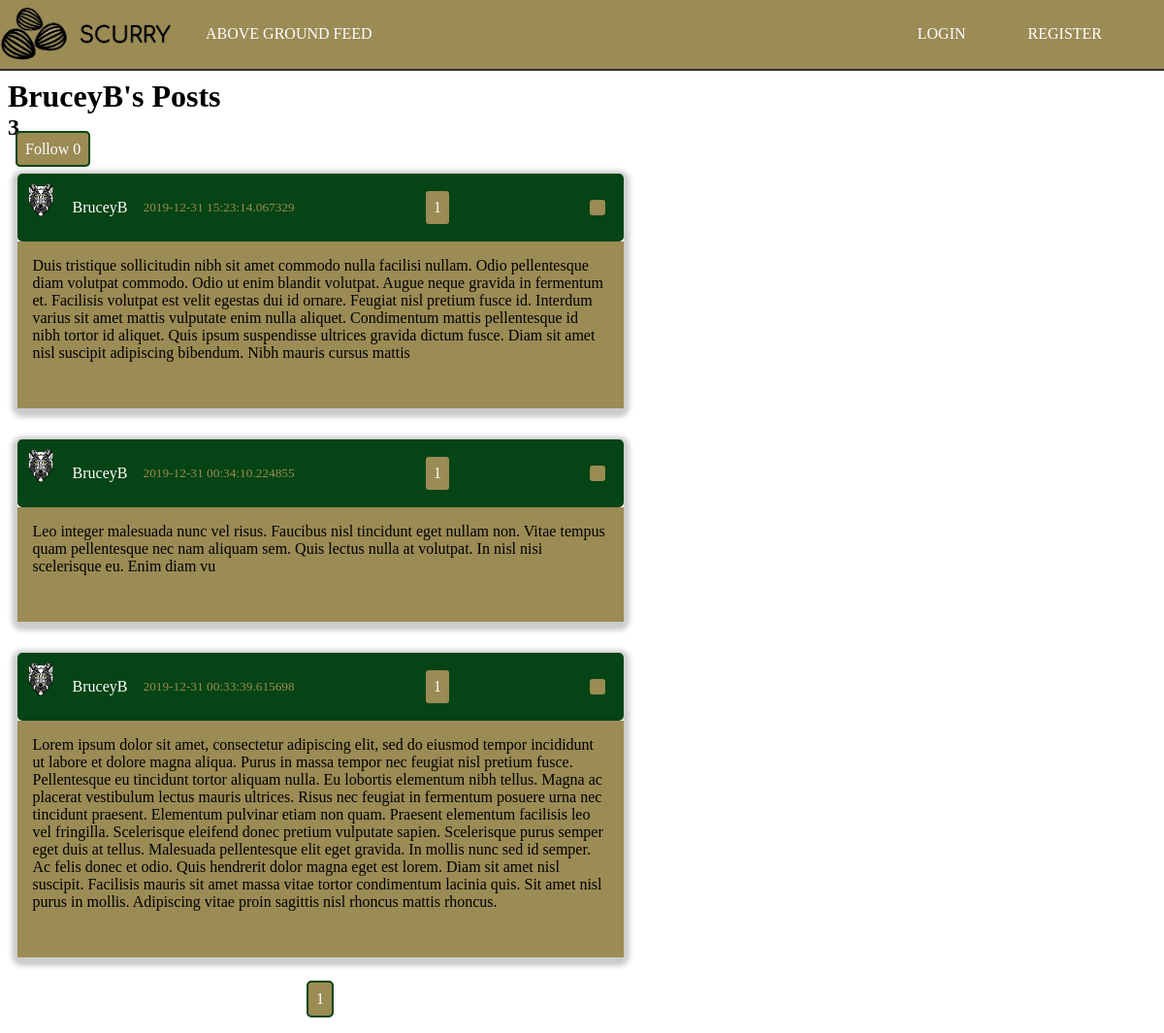
Before: /user/BruceyB with the older database file.
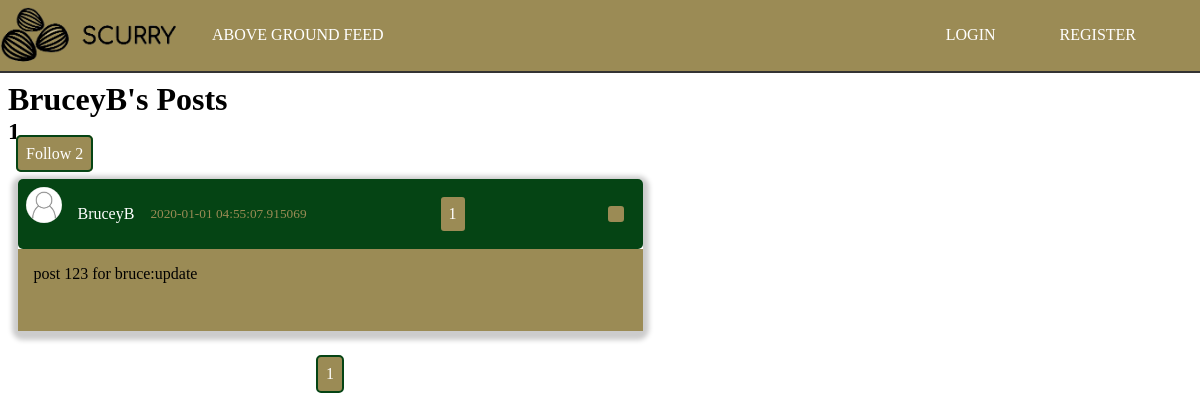
After: the same page with the newer database file.
### scurry/models.py (models this page shows, shortened)
class Post(db.Model):
    id = db.Column(db.Integer, primary_key=True)
    content = db.Column(db.Text, nullable=False)
    date_posted = db.Column(db.DateTime, nullable=False, default=datetime.utcnow)
    user_id = db.Column(db.Integer, db.ForeignKey('user.id'), nullable=False)
    private = db.Column(db.Boolean, default=False, nullable=False)
    likes = db.relationship('PostLike', backref='post', lazy='dynamic')

class User(db.Model, UserMixin):
    id = db.Column(db.Integer, primary_key=True)
    username = db.Column(db.String(20), unique=True, nullable=False)
    email = db.Column(db.String(120), unique=True, nullable=False)
    image_file = db.Column(db.String(20), nullable=False, default='noprofile.jpg')
    password = db.Column(db.String(60), nullable=False)
    posts = db.relationship('Post', backref='author', lazy=True)
    followed = db.relationship(
        'User', secondary=followers,
        primaryjoin=(followers.c.follower_id == id),
        secondaryjoin=(followers.c.followed_id == id),
        backref=db.backref('followers', lazy='dynamic'), lazy='dynamic')
    liked = db.relationship(
        'PostLike',
        foreign_keys='PostLike.user_id',
        backref='user', lazy='dynamic')

### scurry/users/routes.py (the view)
@users.route('/user/<string:username>')
def user_posts(username):
    postForm = PostForm()
    page = request.args.get('page', 1, type=int)
    user = User.query.filter_by(username=username).first_or_404()
    posts = Post.query.filter_by(author=user)\
        .order_by(Post.date_posted.desc())\
        .paginate(page=page, per_page=5)
    return render_template('user_posts.html', postForm=postForm, posts=posts, user=user)

### scurry/templates/user_posts.html (shortened to what this page needs)
{% extends "layout.html" %}
{% block content %}
<div class="container">
    <h1>{{ user.username }}'s Posts</h1><h2>{{ posts.total }}</h2>
    <a href="{{ url_for('users.follow_action', username=user.username, action='follow')}}" class="btn">Follow {{ user.followers.count() }}</a>
    <div class="posts-container">
        {%  for post in posts.items %}
            <article class="article-post shadow">
                <div class="post-head">
                    <img src="{{ url_for('static', filename='images/' + post.author.image_file) }}" alt="user photo" class="article-img">
                    <div class="post-metadata">
                        <a class="post-author" href="{{ url_for('users.user_posts', username=post.author.username) }}">{{ post.author.username }}</a>
                        <small>{{ post.date_posted }}</small>
                        <p class="btn right">
                            {{ post.likes.count() }}
                        </p>
                        <ion-icon class="btn share-btn right" name="share-alt"></ion-icon>
                    </div>
                </div>
                <div class="post-body">
                    <p class="post-content">{{ post.content }}</p>
                </div>
            </article>
        {% endfor %}
        <div class="pagination">
            {% for page_num in posts.iter_pages() %}
                {% if page_num %}
                    <a class="btn btn-info" href="{{ url_for('main.index', page=page_num) }}">{{ page_num }}</a>
                {% else %}
                    ...
                {% endif %}
            {% endfor %}
        </div>
    </div>
</div>
{% endblock content %}

Changed rows visible on the page:
removed Post: image_file (picture), author.username "BruceyB", date_posted "2019-12-31 15:23:14.067329", likes.count "1", content "Duis tristique sollicitudin nibh sit amet commodo nulla facilisi nullam. Odio pellentesque diam volutpat commodo. Odio ut enim blandit volutpat. Augue neque gravida in fermentum et. Facilisis volutpat est velit egestas dui id ornare. Feugiat nisl pretium fusce id. Interdum varius sit amet mattis vulputate enim nulla aliquet. Condimentum mattis pellentesque id nibh tortor id aliquet. Quis ipsum suspendisse ultrices gravida dictum fusce. Diam sit amet nisl suscipit adipiscing bibendum. Nibh mauris cursus mattis"
no longer on this page (row edited): Post: image_file (picture), author.username "BruceyB", date_posted "2019-12-31 00:34:10.224855", likes.count "1", content "Leo integer malesuada nunc vel risus. Faucibus nisl tincidunt eget nullam non. Vitae tempus quam pellentesque nec nam aliquam sem. Quis lectus nulla at volutpat. In nisl nisi scelerisque eu. Enim diam vu"
no longer on this page (row edited): Post: image_file (picture), author.username "BruceyB", date_posted "2019-12-31 00:33:39.615698", likes.count "1", content "Lorem ipsum dolor sit amet, consectetur adipiscing elit, sed do eiusmod tempor incididunt ut labore et dolore magna aliqua. Purus in massa tempor nec feugiat nisl pretium fusce. Pellentesque eu tincidunt tortor aliquam nulla. Eu lobortis elementum nibh tellus. Magna ac placerat vestibulum lectus mauris ultrices. Risus nec feugiat in fermentum posuere urna nec tincidunt praesent. Elementum pulvinar etiam non quam. Praesent elementum facilisis leo vel fringilla. Scelerisque eleifend donec pretium vulputate sapien. Scelerisque purus semper eget duis at tellus. Malesuada pellentesque elit eget gravida. In mollis nunc sed id semper. Ac felis donec et odio. Quis hendrerit dolor magna eget est…"
now on this page (row edited): Post: image_file (picture), author.username "BruceyB", date_posted "2020-01-01 04:55:07.915069", likes.count "1", content "post 123 for bruce:update"
Other visible differences:
{{ posts.total }}: "3" → "1"
{{ user.followers.count() }}: "0" → "2"
